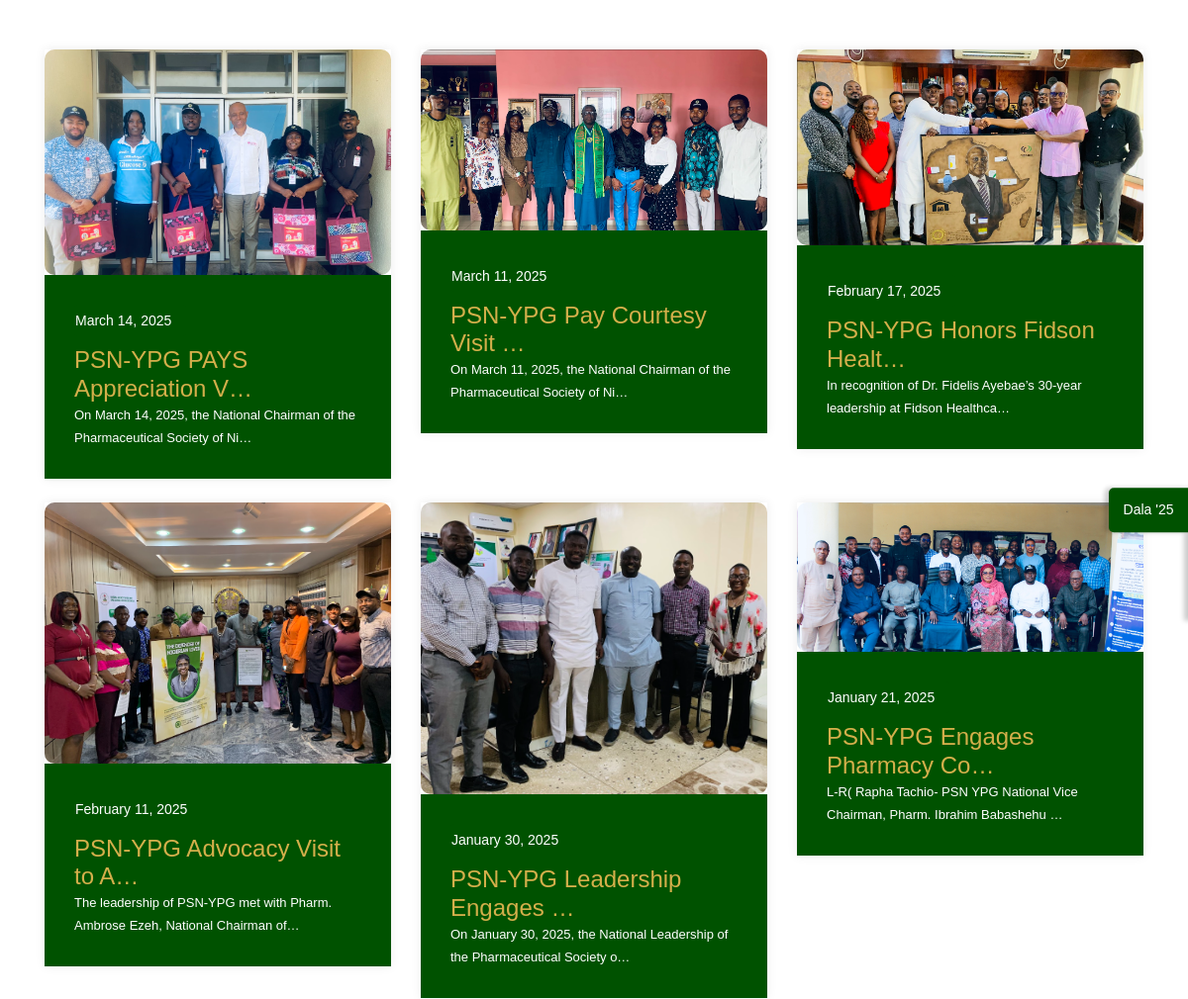
/news_update/ (middle part), run on an earlier commit of the app's database.
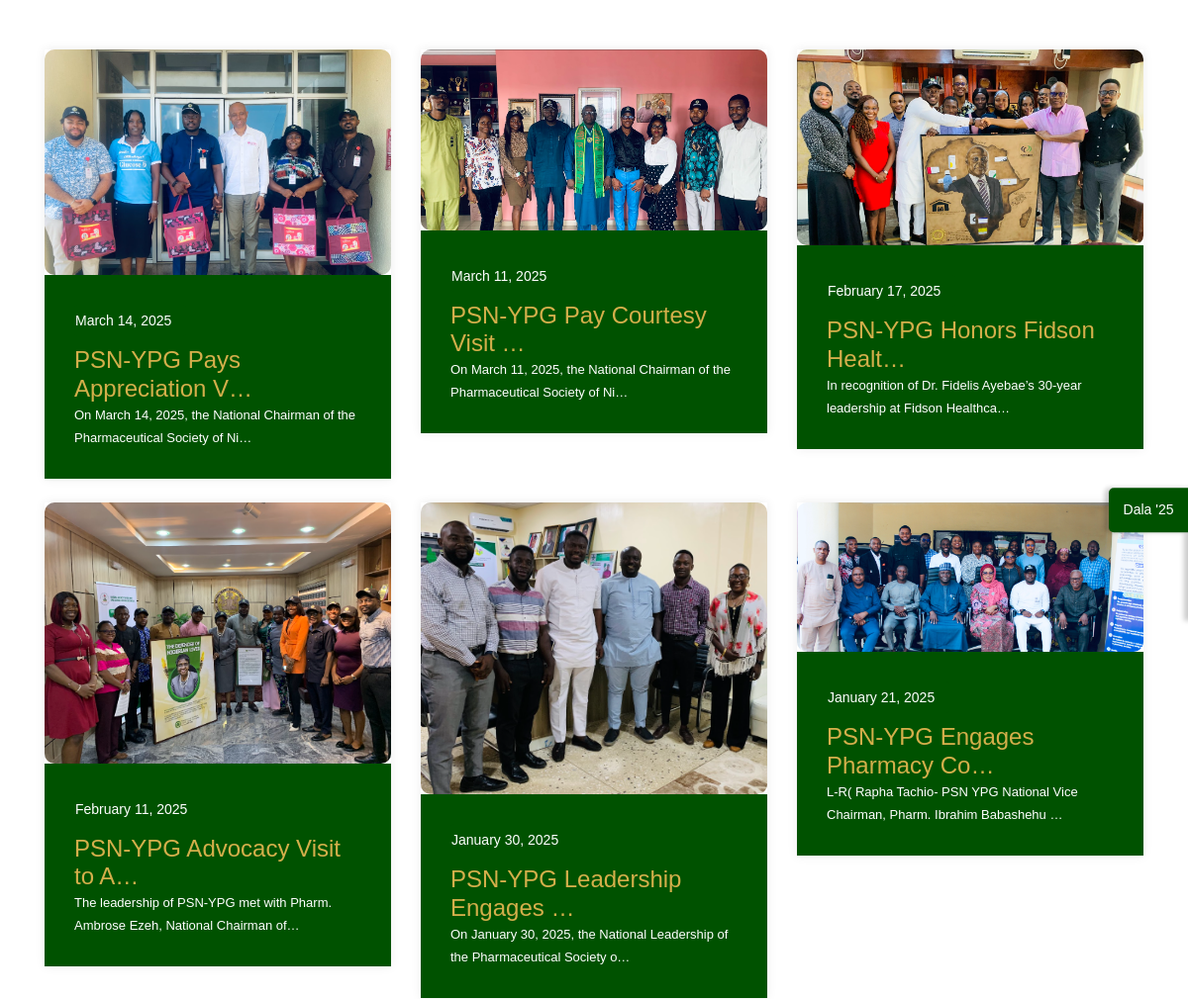
And on a later commit of the database.
### psnypg/models.py (models this page shows, shortened)
class PsnypgNewsAndEvent(models.Model):
    psnypg_news_and_event_title = models.CharField(max_length=255)
    psnypg_news_and_event_description = models.TextField()
    psnypg_news_and_event_date = models.CharField(max_length=255)
    psnypg_news_and_event_slug = models.SlugField (max_length=255,blank=True, null=True)
    psnypg_news_and_event_img = models.ImageField(upload_to=' psnypg_news_images/')
    psnypg_news_and_event_publish_date = models.DateTimeField(auto_now_add=True)
    psnypg_news_and_event_author = models.ForeignKey(User, on_delete=models.CASCADE)
    class Meta:
        ordering = ['-psnypg_news_and_event_publish_date']

### psnypg/views.py (the view)
# urls.py: path('news_update/', Psnypg_News_And_Event.as_view(), name='news_update'),
class Psnypg_News_And_Event(ListView):
    model = PsnypgNewsAndEvent
    template_name = 'psnypg/news_update.html'

### templates/psnypg/news_update.html (shortened to what this page needs)
{% extends "base.html" %}
{% load static %}
{% block content%}
		<section class="blog section" id="blog">
			<div class="container">
				<div class="row">
					<div class="col-lg-12">
					</div>
				</div>
				<div class="row">
					{% for post in object_list %}
					<div class="col-lg-4 col-md-6 col-12">
						<div class="single-news">
							<div class="news-head">
								<a href="{% url 'news_update_article' post.pk %}">
								<img src="{{ post.psnypg_news_and_event_img.url }}"style="height: ;  border-radius:10px;" alt="#">
								</a>
							</div>
							<div class="news-body">
								<div class="news-content">
									<div class="date">{{ post.psnypg_news_and_event_date }}</div>
									<h4 style="color: #D4AF4B;font-family: sans-serif;"><a href="{% url 'news_update_article' post.pk %}">{{ post.psnypg_news_and_event_title| truncatechars:28}}</a></h4>
									<p class="text" style="color: #fff;">{{ post.psnypg_news_and_event_description | truncatechars:77 }}</p>
								</div>
							</div>
						</div><br>
					</div>
					{% endfor%}
				</div>
			</div>
		</section>
{% endblock %}

What changed in the data, as far as the page shows it:
changed PsnypgNewsAndEvent: psnypg_news_and_event_title "PSN-YPG PAYS Appreciation V…" → "PSN-YPG Pays Appreciation V…"
